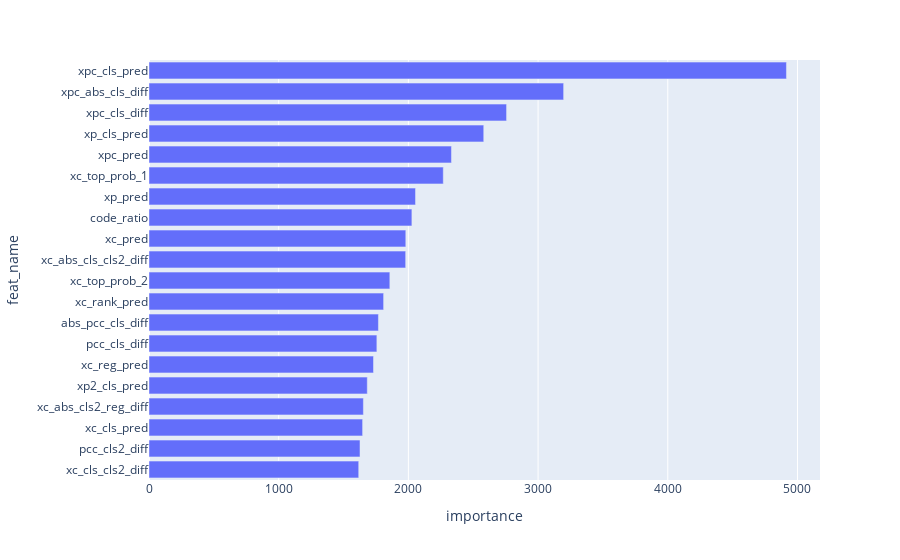

Notebook cell for this chart:
### Code cell
gezi.plot.feature_importance(lgb_model, topn=20)

### Figure 1 — Plotly figure (JSON) as saved in the notebook; plotly's stock layout.template omitted (floating-point values rounded to 4 significant figures)
{"data": [{"alignmentgroup": "True", "hovertemplate": "importance=%{x}<br>feat_name=%{y}<extra></extra>", "legendgroup": "", "marker": {"color": "#636efa", "pattern": {"shape": ""}}, "name": "", "offsetgroup": "", "orientation": "h", "showlegend": false, "textposition": "auto", "type": "bar", "x": [1617, 1627, 1647, 1653, 1683, 1731, 1757, 1769, 1809, 1857, 1979, 1980, 2027, 2055, 2269, 2332, 2581, 2757, 3197, 4915], "xaxis": "x", "y": ["xc_cls_cls2_diff", "pcc_cls2_diff", "xc_cls_pred", "xc_abs_cls2_reg_diff", "xp2_cls_pred", "xc_reg_pred", "pcc_cls_diff", "abs_pcc_cls_diff", "xc_rank_pred", "xc_top_prob_2", "xc_abs_cls_cls2_diff", "xc_pred", "code_ratio", "xp_pred", "xc_top_prob_1", "xpc_pred", "xp_cls_pred", "xpc_cls_diff", "xpc_abs_cls_diff", "xpc_cls_pred"], "yaxis": "y"}], "layout": {"barmode": "relative", "legend": {"tracegroupgap": 0}, "margin": {"t": 60}, "xaxis": {"anchor": "y", "domain": [0, 1], "title": {"text": "importance"}}, "yaxis": {"anchor": "x", "domain": [0, 1], "title": {"text": "feat_name"}}}}
